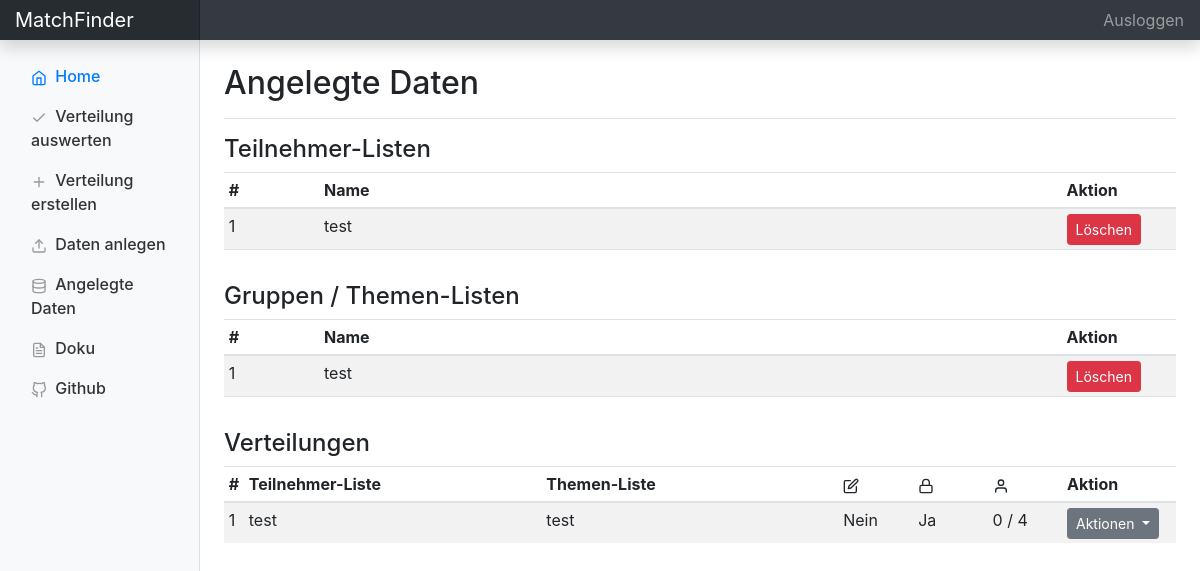
/edit/ (signed in), run on an earlier commit of the app's database.
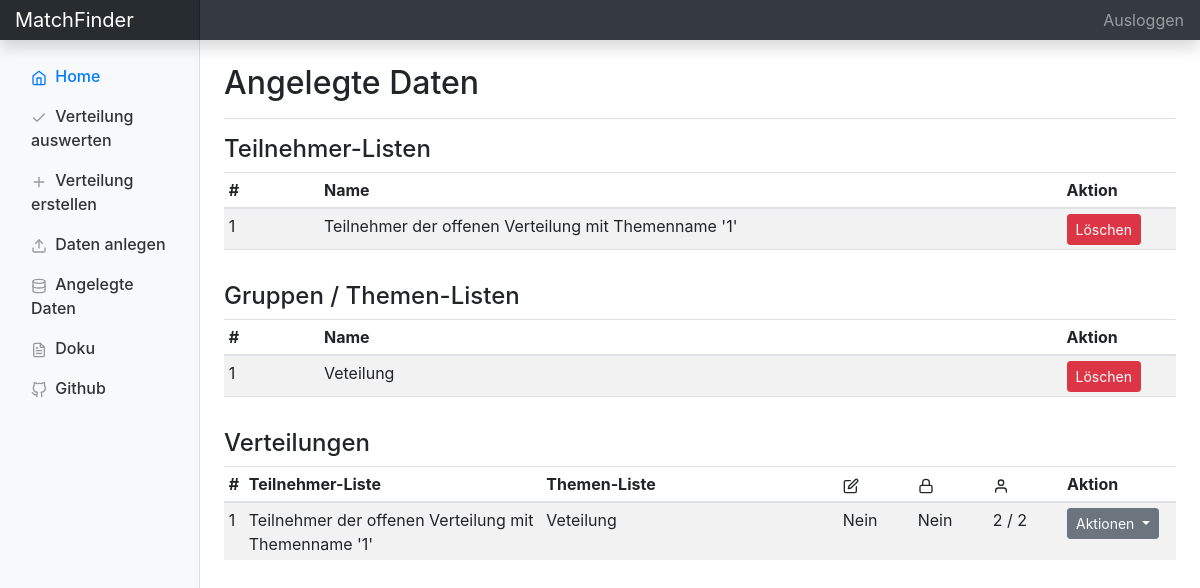
And on a later commit of the database.
### matchFinder/models/teilnehmer_list_model.py (models this page shows)
class Teilnehmer_List(db.Model):
	__tablename__ = "teilnehmer_lists"
	id = db.Column(db.Integer, primary_key=True)
	name = db.Column(db.String(80), nullable=False)
	teilnehmer = db.relationship("Teilnehmer", cascade="all,delete", backref="list", lazy=True)
	verteilungen = db.relationship("Verteilung", cascade="all,delete", backref="teilnehmer", lazy=True)
	is_for_unprotected = db.Column(db.Boolean, default=False)

### matchFinder/models/thema_list_model.py (models this page shows)
class Thema_List(db.Model):
	__tablename__ = "thema_lists"
	id = db.Column(db.Integer, primary_key=True)
	name = db.Column(db.String(80), nullable=False)
	themen = db.relationship("Thema", cascade="all,delete", backref="list", lazy=True)
	verteilungen = db.relationship("Verteilung", cascade="all,delete", backref="thema_list", lazy=True)

### matchFinder/models/verteilung_model.py (models this page shows)
class Verteilung(db.Model):
	__tablename__ = "verteilungen"
	id = db.Column(db.Integer, primary_key=True)
	thema_list_id = db.Column(db.Integer, db.ForeignKey("thema_lists.id"), nullable=False)
	teilnehmer_list_id = db.Column(db.Integer, db.ForeignKey("teilnehmer_lists.id"), nullable=False)
	editable = db.Column(db.Boolean, default=False)
	max_teilnehmer_per_thema = db.Column(db.Integer, default=1)
	protected = db.Column(db.Boolean, default=True)
	veto_allowed = db.Column(db.Boolean, default=True)
	min_votes = db.Column(db.Integer, default=1)
	praeferenzen = db.relationship("Praeferenz", cascade="all,delete", backref="verteilung", lazy=True)

### matchFinder/edit.py (the view)
@bp.route('/')
def index():
	teilnehmer_list_entries = database_helper.get_all_teilnehmer_lists()
	teilnehmer_all = database_helper.get_all_teilnehmer()
	thema_list_entries = database_helper.get_all_thema_lists()
	thema_all = database_helper.get_all_themen()
	verteilungen_all = database_helper.get_all_verteilungen()
	return render_template(
		'edit.html',
		teilnehmer_lists=teilnehmer_list_entries,
		teilnehmer=teilnehmer_all,
		thema_lists=thema_list_entries,
		themen=thema_all,
		verteilungen=verteilungen_all
		)

### matchFinder/database_helper.py (called while the page is built)
def get_all_teilnehmer():
	return teilnehmer_model.Teilnehmer.query.all()

def get_all_teilnehmer_lists():
	return teilnehmer_list_model.Teilnehmer_List.query.all()

def get_all_themen():
	return thema_model.Thema.query.all()

def get_all_thema_lists():
	return thema_list_model.Thema_List.query.all()

def get_all_verteilungen():
	return verteilung_model.Verteilung.query.all()

### matchFinder/edit.py (called while the page is built)
@bp.before_request
def load_logged_in_user():
    if session.get('is_authenticated') != True:
        return redirect(url_for('home.index'))

### matchFinder/templates/edit.html (shortened to what this page needs)
{% extends "layout.html" %}
{% block head %}
{{super()}}
{% endblock %}
{% block header %}Angelegte Daten{% endblock %}
{% block body %}
{% if teilnehmer_lists %}
<h4>Teilnehmer-Listen</h4>
<div class="table-responsive mb-3">
	<table class="table table-striped table-sm">
		<thead>
			<tr>
				<th style="width: 10%">#</th>
				<th style="width: 78%">Name</th>
				<th style="width: 12%">Aktion</th>
			</tr>
		</thead>
		<tbody>
			{% for teilnehmer_list in teilnehmer_lists %}
			<tr data-toggle="collapse" data-target="#subtable_teilnehmer_{{teilnehmer_list.id}}" class="clickable">
				<td>{{teilnehmer_list.id}}</td>
				<td>{{teilnehmer_list.name}}</td>
				<td>
					<a class="btn btn-sm btn-danger" href="{{ url_for('edit.delete', id=teilnehmer_list.id, type='teilnehmer') }}">Löschen</a>
				</td>
			</tr>
			{% endfor %}
		</tbody>
	</table>
</div>
{% endif %}
{% if thema_lists %}
<h4>Gruppen / Themen-Listen</h4>
<div class="table-responsive mb-3">
	<table class="table table-striped table-sm">
		<thead>
			<tr>
				<th style="width: 10%">#</th>
				<th style="width: 78%">Name</th>
				<th style="width: 12%">Aktion</th>
			</tr>
		</thead>
		<tbody>
			{% for thema_list in thema_lists %}
			<tr data-toggle="collapse" data-target="#subtable_thema_{{thema_list.id}}" class="clickable">
				<td>{{thema_list.id}}</td>
				<td>{{thema_list.name}}</td>
				<td>
					<a class="btn btn-sm btn-danger" href="{{ url_for('edit.delete', id=thema_list.id, type='thema') }}">Löschen</a>
				</td>
			</tr>
			{% endfor %}
		</tbody>
	</table>
</div>
{% endif %}
{% if verteilungen %}
<h4>Verteilungen</h4>
<div class="table-responsive mb-3">
	<table class="table table-striped table-sm">
		<thead>
			<tr>
				<th style="width: 10">#</th>
				<th style="width: 32%">Teilnehmer-Liste</th>
				<th style="width: 32%">Themen-Liste</th>
				<th style="width: 8%">
					<span data-feather="edit"></span>
				</th>
				<th style="width: 8%">
					<span data-feather="lock"></span>
				</th>
				<th style="width: 8%">
					<span data-feather="user"></span>
				</th>
				<th style="width: 12%">Aktion</th>
			</tr>
		</thead>
		<tbody>
			{% for verteilung in verteilungen %}
			<tr>
				<td>{{verteilung.id}}</td>
				<td>{{verteilung.teilnehmer.name}}</td>
				<td>{{verteilung.thema_list.name}}</td>
				<td>
					{% if verteilung.editable %}
					Ja
					{% else %}
					Nein
					{% endif %}
				</td>
				<td>
					{% if verteilung.protected %}
					Ja
					{% else %}
					Nein
					{% endif %}
				</td>
				<td>{{verteilung.praeferenzen | length}} / {{verteilung.teilnehmer.teilnehmer | length}}</td>
				<td>
					<div class="dropdown">
						<button class="btn btn-secondary btn-sm dropdown-toggle" type="button" id="dropdownMenuButton" data-toggle="dropdown" aria-haspopup="true" aria-expanded="false">
							Aktionen
						</button>
					</div>
				</td>
			</tr>
			{% endfor %}
		</tbody>
	</table>
</div>
{% endif %}
{% endblock %}

### matchFinder/templates/layout.html (shortened to what this page needs)
<!doctype html>
<html>
<head>
  {% block head %}
  <link type="text/css" rel="stylesheet" href="{{ url_for('static', filename='style.css') }}">
  <link rel="stylesheet" href="https://cdn.jsdelivr.net/npm/bootstrap@4.5.3/dist/css/bootstrap.min.css">
  {% endblock %}
</head>
<body>
  <div class="d-none d-md-block">
    <nav class="navbar navbar-dark fixed-top bg-dark flex-md-nowrap p-0 shadow">
      <a class="navbar-brand col-sm-3 col-md-2" href="/">MatchFinder</a>
      <ul class="navbar-nav px-3">
        <li class="nav-item text-nowrap">
          {% if session['is_authenticated'] == True %}
          <a class="nav-link" href="/auth/logout">Ausloggen</a>
          {% else %}
          <a class="nav-link" href="/auth">Authentifizierung</a>
          {% endif %}
        </li>
      </ul>
    </nav>
  </div>
  <div class="container-fluid">
    <div class="row">
      <nav class="col-md-2 d-none d-md-block bg-light sidebar">
        <div class="sidebar-sticky">
          <ul class="nav flex-column">
            <li class="nav-item">
              <a class="nav-link active" href="/">
                <span data-feather="home"></span>
                Home <span class="sr-only">(current)</span>
              </a>
            </li>
            <li class="nav-item">
              <a class="nav-link" href="/evaluate">
                <span data-feather="check"></span>
                Verteilung auswerten
              </a>
            </li>
            {% if session['is_authenticated'] == True %}
            <li class="nav-item">
              <a class="nav-link" href="/create">
                <span data-feather="plus"></span>
                Verteilung erstellen
              </a>
            </li>
            <li class="nav-item">
              <a class="nav-link" href="/upload">
                <span data-feather="upload"></span>
                Daten anlegen
              </a>
            </li>
            <li class="nav-item">
              <a class="nav-link" href="/edit">
                <span data-feather="database"></span>
                Angelegte Daten
              </a>
            </li>
            {% endif %}
            <li class="nav-item">
              <a class="nav-link" href="/docs">
                <span data-feather="file-text"></span>
                Doku
              </a>
            </li>
            <li class="nav-item">
              <a class="nav-link" href="https://github.com/felix-wolf/MatchFinder">
                <span data-feather="github"></span>
                Github
              </a>
            </li>
          </ul>
        </div>
      </nav>
      <main role="main" class="col-md-10 col-sm-12 ml-sm-auto col-lg-10 px-4">
        <div class="d-flex justify-content-between flex-wrap flex-md-nowrap align-items-center pt-3 pb-2 mb-3 border-bottom">
          <div class="header">
            <h1 class="h2">
              {% block header %}
              {% endblock %}
            </h1>
          </div>
        </div>
        <div id="content">
          {% block body %}
          {% endblock %}
        </div>
      </div>
  </div>
</body>
</html>

### matchFinder/static/style.css (style rules this page uses)
body { font-size: .875rem; }
.feather { width: 16px; height: 16px; vertical-align: text-bottom; }
.sidebar { position: fixed; top: 0; bottom: 0; left: 0; z-index: 100; padding: 48px 0 0; box-shadow: inset -1px 0 0 rgba(0, 0, 0, .1); }
.sidebar-sticky { position: relative; top: 0; height: calc(100vh - 48px); padding-top: .5rem; overflow-x: hidden; overflow-y: auto; }
.sidebar .nav-link { font-weight: 500; color: #333; }
.sidebar .nav-link .feather { margin-right: 4px; color: #999; }
.sidebar .nav-link.active { color: #007bff; }
.sidebar .nav-link:hover .feather, .sidebar .nav-link.active .feather { color: inherit; }
[role="main"] { padding-top: 48px; }
.navbar-brand { padding-top: .75rem; padding-bottom: .75rem; font-size: 1rem; background-color: rgba(0, 0, 0, .25); box-shadow: inset -1px 0 0 rgba(0, 0, 0, .25); }

What changed in the data, as far as the page shows it:
changed Teilnehmer_List id 1: name "test" → "Teilnehmer der offenen Verteilung mit Themenname '1'"
changed Thema_List id 1: name "test" → "Veteilung"
changed Verteilung id 1: teilnehmer.name "test" → "Teilnehmer der offenen Verteilung mit Themenname '1'"; thema_list.name "test" → "Veteilung"; praeferenzen|length "0" → "2"; teilnehmer.teilnehmer|length "4" → "2"; protected "Ja" → "Nein"
